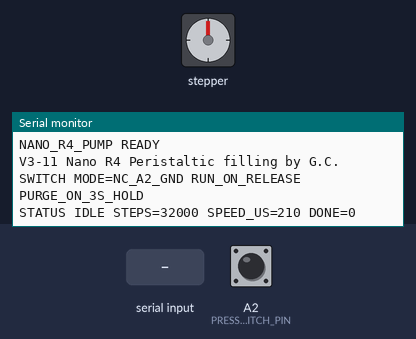
The sketch below on a simulated Arduino Nano, built with avr-gcc and run on an emulated ATmega328P. Shown: stepper motor, the last lines printed to the serial monitor. Wiring (inferred from the names in the program): stepper motor driver (200 steps per turn assumed): step pin 2; direction A5; enable A1. The test bench sets the inputs (shaded band); at power-on: A2 (PRESS_SWITCH_PIN) HIGH. EEPROM starts erased.

Above: at 1.9 s.
2.0 s: A2 (PRESS_SWITCH_PIN) pulled LOW for 0.15 s
At 3.2 s:
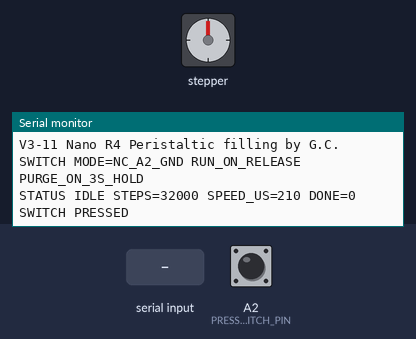
5.1 s: "PING\n" received over Serial
At 5.22 s:
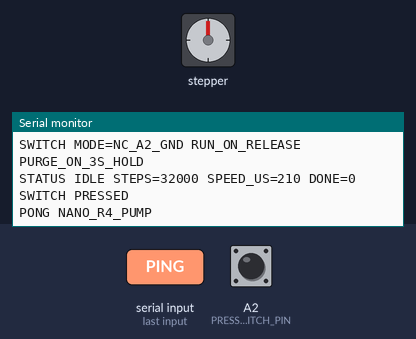
6.7 s: "GET\n" received over Serial
At 8.0 s:
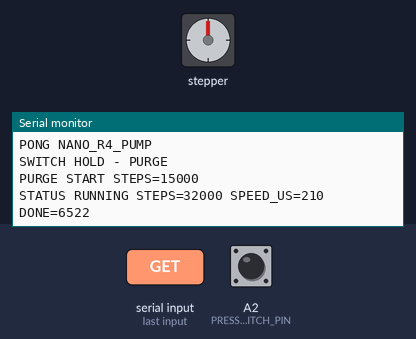
9.7 s: "RUN\n" received over Serial
At 10.3 s:
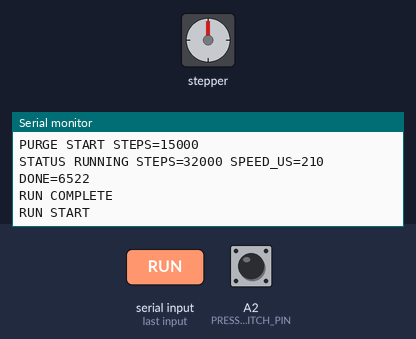

The sketch:

Nano_R4_Pump_Control.ino
```cpp
// =====================================================
// NANO R4 PUMP CONTROL STATION + WINDOWS SERIAL APP
//
// CL42T COMMON ANODE 5V WIRING:
// PUL+ / DIR+ -> regulated +5V
// PUL- -> STEP_PUMP
// DIR- -> DIR_PUMP
// ENA is optional. Leave ENA disconnected first for testing.
// If ENA is used: ENA+ -> +5V, ENA- -> ENA_PUMP
//
// PRESS SWITCH:
// Current machine wiring: NC contact to PRESS_SWITCH_PIN, COM to GND.
// Uses INPUT_PULLUP, so released = LOW and pressed/open = HIGH.
// =====================================================

#include <Arduino.h>

#if __has_include(<EEPROM.h>)
#include <EEPROM.h>
#define HAS_EEPROM 1
#else
#define HAS_EEPROM 0
#endif

#define FW_VERSION "V3-11 Nano R4 Peristaltic filling by G.C."

// ---------------- PIN MAP ----------------
#define STEP_PUMP 2
#define DIR_PUMP  A5
#define ENA_PUMP  A1

#define PRESS_SWITCH_PIN A2

// ---------------- LIMITS / DEFAULTS ----------------
const long DEFAULT_PUMP_STEPS = 32000;
const long PURGE_STEPS = 15000;
const unsigned long DEFAULT_PUMP_SPEED_US = 210;

const long MIN_PUMP_STEPS = 10;
const long MAX_PUMP_STEPS = 50000;

const unsigned long MIN_PUMP_SPEED_US = 210;
const unsigned long MAX_PUMP_SPEED_US = 5000;

// ---------------- STEPPER DRIVER LOGIC ----------------
// Common anode: PUL+ / DIR+ to regulated +5V.
// The Nano R4 controls the negative side of each CL42T input.
// Matches the working Nano wiring/test sketch.
#define STEP_IDLE_LEVEL LOW
#define STEP_ACTIVE_LEVEL HIGH

// Keep the CL42T enabled. If ENA causes trouble, leave ENA disconnected.
#define DRIVER_ENABLE_LEVEL HIGH
#define DRIVER_DISABLE_LEVEL HIGH

// If pump turns the wrong way, change this to LOW.
#define PUMP_DIR_CW HIGH

// ---------------- TIMING ----------------
const unsigned long DEBOUNCE_MS = 80;
const unsigned long POST_RUN_LOCKOUT_MS = 500;
const unsigned long PURGE_HOLD_MS = 3000;
const unsigned long SWITCH_MIN_PRESS_MS = 150;

const uint32_t CONFIG_MAGIC = 0x50554D50UL; // "PUMP"
const int EEPROM_ADDR = 0;

struct PumpConfig
{
  uint32_t magic;
  long steps;
  unsigned long speedUs;
};

PumpConfig config;

enum State
{
  IDLE,
  RUN_PUMP
};

State machineState = IDLE;

long pumpStepsDone = 0;
long activeRunSteps = DEFAULT_PUMP_STEPS;
unsigned long lastPumpPulse = 0;
unsigned long runEndedAt = 0;

bool switchStable = LOW;
bool switchPressActive = false;
bool switchLastRaw = HIGH;
bool switchEnabled = true;
bool purgeStartedFromHold = false;
unsigned long switchPressedAt = 0;
unsigned long switchLastRawChangeAt = 0;

String serialLine = "";

bool validSteps(long steps)
{
  return steps >= MIN_PUMP_STEPS && steps <= MAX_PUMP_STEPS;
}

bool validSpeed(unsigned long speedUs)
{
  return speedUs >= MIN_PUMP_SPEED_US && speedUs <= MAX_PUMP_SPEED_US;
}

bool readStoredConfig(PumpConfig &stored)
{
#if HAS_EEPROM
  EEPROM.get(EEPROM_ADDR, stored);
  return stored.magic == CONFIG_MAGIC &&
         validSteps(stored.steps) &&
         validSpeed(stored.speedUs);
#else
  (void)stored;
  return false;
#endif
}

bool writeStoredConfig()
{
#if HAS_EEPROM
  config.magic = CONFIG_MAGIC;
  EEPROM.put(EEPROM_ADDR, config);
  delay(250);

  PumpConfig verify;
  if (!readStoredConfig(verify))
    return false;

  return verify.steps == config.steps &&
         verify.speedUs == config.speedUs;
#else
  return false;
#endif
}

void loadConfig()
{
  PumpConfig stored;

  if (readStoredConfig(stored))
  {
    config = stored;
  }
  else
  {
  config.magic = CONFIG_MAGIC;
  config.steps = DEFAULT_PUMP_STEPS;
  config.speedUs = DEFAULT_PUMP_SPEED_US;
    writeStoredConfig();
  }
}

bool saveConfig()
{
  config.magic = CONFIG_MAGIC;
  return writeStoredConfig();
}

void printSaveResult()
{
  if (saveConfig())
    Serial.println("OK SAVE");
  else
    Serial.println("ERR SAVE VERIFY");
}

void printStatus()
{
  Serial.print("STATUS ");
  Serial.print(machineState == IDLE ? "IDLE" : "RUNNING");
  Serial.print(" STEPS=");
  Serial.print(config.steps);
  Serial.print(" SPEED_US=");
  Serial.print(config.speedUs);
  Serial.print(" DONE=");
  Serial.println(pumpStepsDone);
}

void enablePumpDriver()
{
  digitalWrite(ENA_PUMP, DRIVER_ENABLE_LEVEL);
}

void disablePumpDriver()
{
  digitalWrite(ENA_PUMP, DRIVER_DISABLE_LEVEL);
}

inline void pulseStep(uint8_t pin)
{
  digitalWrite(pin, STEP_ACTIVE_LEVEL);
  delayMicroseconds(100);
  digitalWrite(pin, STEP_IDLE_LEVEL);
  delayMicroseconds(10);
}

void startPumpRun()
{
  activeRunSteps = config.steps;

  if (machineState != IDLE)
  {
    Serial.println("ERR BUSY");
    return;
  }

  enablePumpDriver();
  pumpStepsDone = 0;
  lastPumpPulse = micros();
  digitalWrite(DIR_PUMP, PUMP_DIR_CW);
  machineState = RUN_PUMP;
  Serial.println("RUN START");
}

void startPumpRunFixed(long fixedSteps)
{
  if (machineState != IDLE)
  {
    Serial.println("ERR BUSY");
    return;
  }

  enablePumpDriver();
  activeRunSteps = fixedSteps;
  pumpStepsDone = 0;
  lastPumpPulse = micros();
  digitalWrite(DIR_PUMP, PUMP_DIR_CW);
  machineState = RUN_PUMP;

  Serial.print("PURGE START STEPS=");
  Serial.println(activeRunSteps);
}

void stopPumpRun()
{
  machineState = IDLE;
  runEndedAt = millis();
  Serial.println("RUN STOP");
}

void finishPumpRun()
{
  machineState = IDLE;
  runEndedAt = millis();
  Serial.println("RUN COMPLETE");
}

void handlePressSwitch(unsigned long nowMs)
{
  if (!switchEnabled)
    return;

  bool rawSwitch = digitalRead(PRESS_SWITCH_PIN);

  if (rawSwitch != switchLastRaw)
  {
    switchLastRaw = rawSwitch;
    switchLastRawChangeAt = nowMs;
    return;
  }

  if ((nowMs - switchLastRawChangeAt) < DEBOUNCE_MS)
    return;

  bool switchNow = rawSwitch;

  if (machineState != IDLE ||
      (nowMs - runEndedAt) < POST_RUN_LOCKOUT_MS)
  {
    switchStable = switchNow;
    return;
  }

  if (!switchPressActive &&
      switchStable == LOW &&
      switchNow == HIGH)
  {
    switchPressActive = true;
    purgeStartedFromHold = false;
    switchPressedAt = nowMs;
    Serial.println("SWITCH PRESSED");
  }

  if (switchPressActive &&
      !purgeStartedFromHold &&
      switchNow == HIGH &&
      (nowMs - switchPressedAt) >= PURGE_HOLD_MS)
  {
    purgeStartedFromHold = true;
    switchPressActive = false;
    Serial.println("SWITCH HOLD - PURGE");
    startPumpRunFixed(PURGE_STEPS);
  }

  if (switchPressActive &&
      switchStable == HIGH &&
      switchNow == LOW)
  {
    unsigned long heldMs = nowMs - switchPressedAt;

    switchPressActive = false;

    if (heldMs < SWITCH_MIN_PRESS_MS)
    {
      Serial.println("SWITCH IGNORED");
    }
    else if (heldMs >= PURGE_HOLD_MS)
    {
      Serial.println("SWITCH RELEASE - PURGE");
      startPumpRunFixed(PURGE_STEPS);
    }
    else
    {
      Serial.println("SWITCH RELEASE - RUN");
      startPumpRun();
    }
  }

  switchStable = switchNow;
}

void servicePump(unsigned long nowMicros)
{
  if (machineState != RUN_PUMP)
    return;

  if (pumpStepsDone < activeRunSteps)
  {
    if (nowMicros - lastPumpPulse >= config.speedUs)
    {
      pulseStep(STEP_PUMP);
      lastPumpPulse = nowMicros;
      pumpStepsDone++;
    }
  }
  else
  {
    finishPumpRun();
  }
}

void handleCommand(String line)
{
  line.trim();
  line.toUpperCase();

  if (line.length() == 0)
    return;

  if (line == "PING")
  {
    Serial.println("PONG NANO_R4_PUMP");
    return;
  }

  if (line == "GET")
  {
    printStatus();
    return;
  }

  if (line == "RUN")
  {
    startPumpRun();
    return;
  }

  if (line == "PURGE")
  {
    startPumpRunFixed(PURGE_STEPS);
    return;
  }

  if (line == "SAVE")
  {
    printSaveResult();
    printStatus();
    return;
  }

  if (line == "SWITCH OFF")
  {
    switchEnabled = false;
    switchPressActive = false;
    purgeStartedFromHold = false;
    Serial.println("OK SWITCH OFF");
    return;
  }

  if (line == "SWITCH ON")
  {
    switchEnabled = true;
    switchPressActive = false;
    purgeStartedFromHold = false;
    switchLastRaw = digitalRead(PRESS_SWITCH_PIN);
    switchStable = switchLastRaw;
    switchLastRawChangeAt = millis();
    Serial.println("OK SWITCH ON");
    return;
  }

  if (line.startsWith("RUN "))
  {
    long stepsValue = 0;
    unsigned long speedValue = 0;
    int parsed = sscanf(line.c_str(), "RUN %ld %lu", &stepsValue, &speedValue);

    if (parsed != 2)
    {
      Serial.println("ERR RUN FORMAT");
      return;
    }

    if (!validSteps(stepsValue))
    {
      Serial.println("ERR STEPS RANGE");
      return;
    }

    if (!validSpeed(speedValue))
    {
      Serial.println("ERR SPEED RANGE");
      return;
    }

    config.steps = stepsValue;
    config.speedUs = speedValue;
    printStatus();
    startPumpRun();
    return;
  }

  if (line.startsWith("SET CONFIG "))
  {
    long stepsValue = 0;
    unsigned long speedValue = 0;

    int parsed = sscanf(line.c_str(), "SET CONFIG %ld %lu", &stepsValue, &speedValue);

    if (parsed != 2)
    {
      Serial.println("ERR CONFIG FORMAT");
      return;
    }

    if (!validSteps(stepsValue))
    {
      Serial.println("ERR STEPS RANGE");
      return;
    }

    if (!validSpeed(speedValue))
    {
      Serial.println("ERR SPEED RANGE");
      return;
    }

    config.steps = stepsValue;
    config.speedUs = speedValue;
    printSaveResult();
    printStatus();
    return;
  }

  if (line == "STOP")
  {
    stopPumpRun();
    return;
  }

  if (line.startsWith("SET STEPS "))
  {
    long value = line.substring(10).toInt();

    if (!validSteps(value))
    {
      Serial.println("ERR STEPS RANGE");
      return;
    }

    config.steps = value;
    Serial.println("OK STEPS");
    printSaveResult();
    printStatus();
    return;
  }

  if (line.startsWith("SET SPEED "))
  {
    unsigned long value = (unsigned long)line.substring(10).toInt();

    if (!validSpeed(value))
    {
      Serial.println("ERR SPEED RANGE");
      return;
    }

    config.speedUs = value;
    Serial.println("OK SPEED");
    printSaveResult();
    printStatus();
    return;
  }

  Serial.println("ERR UNKNOWN CMD");
}

void serviceSerial()
{
  while (Serial.available())
  {
    char c = (char)Serial.read();

    if (c == '\r')
      continue;

    if (c == '\n')
    {
      handleCommand(serialLine);
      serialLine = "";
      continue;
    }

    if (serialLine.length() < 80)
      serialLine += c;
  }
}

void setup()
{
  Serial.begin(115200);
  delay(500);

  pinMode(STEP_PUMP, OUTPUT);
  pinMode(DIR_PUMP, OUTPUT);
  pinMode(ENA_PUMP, OUTPUT);
  pinMode(PRESS_SWITCH_PIN, INPUT_PULLUP);

  digitalWrite(STEP_PUMP, STEP_IDLE_LEVEL);
  digitalWrite(DIR_PUMP, PUMP_DIR_CW);
  enablePumpDriver();

  loadConfig();

  switchStable = digitalRead(PRESS_SWITCH_PIN);
  switchLastRaw = switchStable;
  switchLastRawChangeAt = millis();
  switchPressActive = false;
  purgeStartedFromHold = false;
  runEndedAt = millis();

  Serial.println("");
  Serial.println("NANO_R4_PUMP READY");
  Serial.println(FW_VERSION);
  Serial.println("SWITCH MODE=NC_A2_GND RUN_ON_RELEASE PURGE_ON_3S_HOLD");
  printStatus();
}

void loop()
{
  unsigned long nowMicros = micros();
  unsigned long nowMs = millis();

  serviceSerial();
  handlePressSwitch(nowMs);
  servicePump(nowMicros);
}
```

Measured:
- after the input at 2.0 s, the serial monitor: prints a new line after 0.23 s (image 1)
- after the input at 5.1 s, the serial monitor: prints a new line at once (image 2)
- after the input at 6.7 s, the serial monitor: prints a new line at once (image 3)
- after the input at 9.7 s, the serial monitor: prints a new line at once (image 4)
